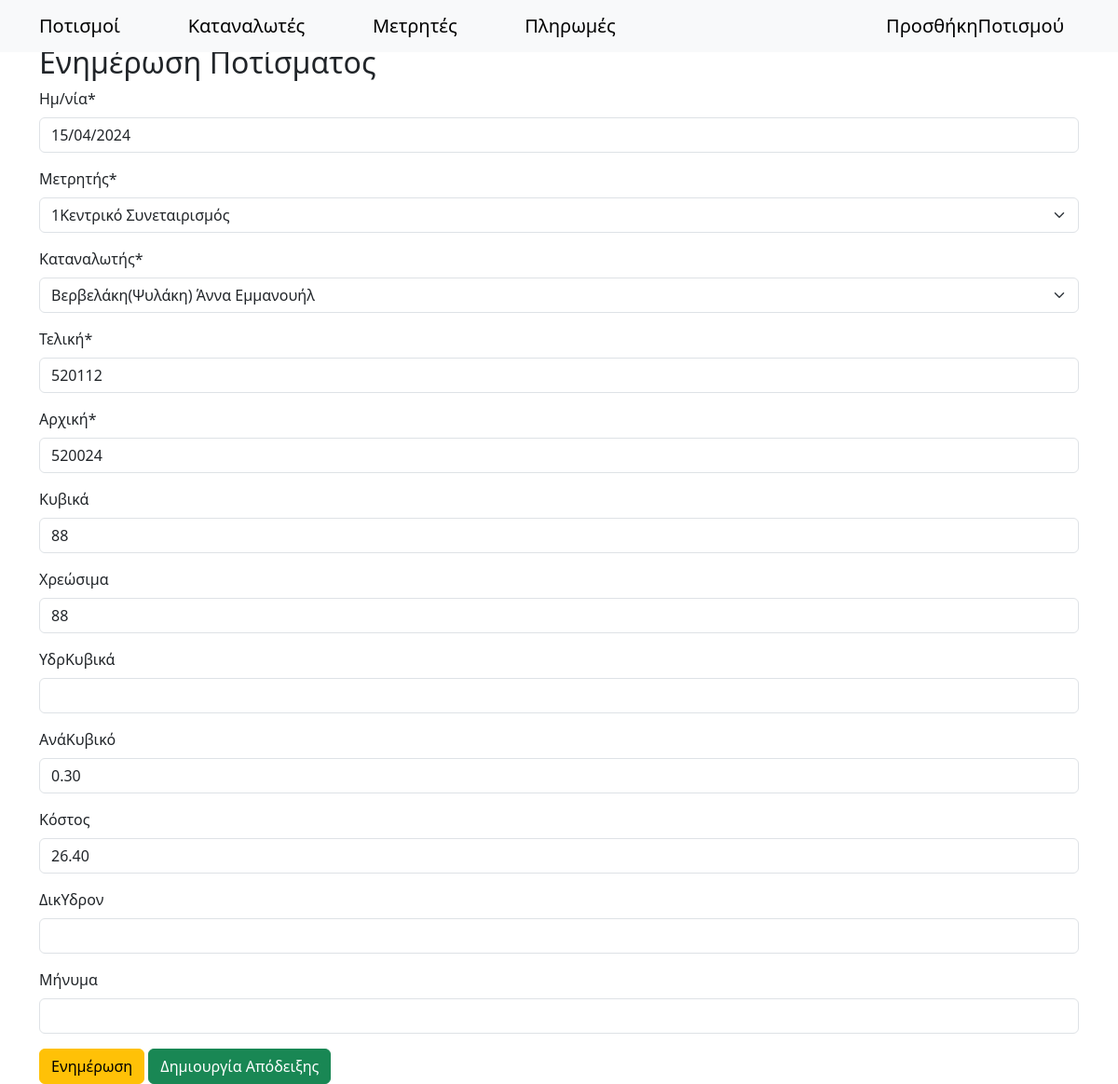
/update-irrigation/20/, run on an earlier commit of the app's database.
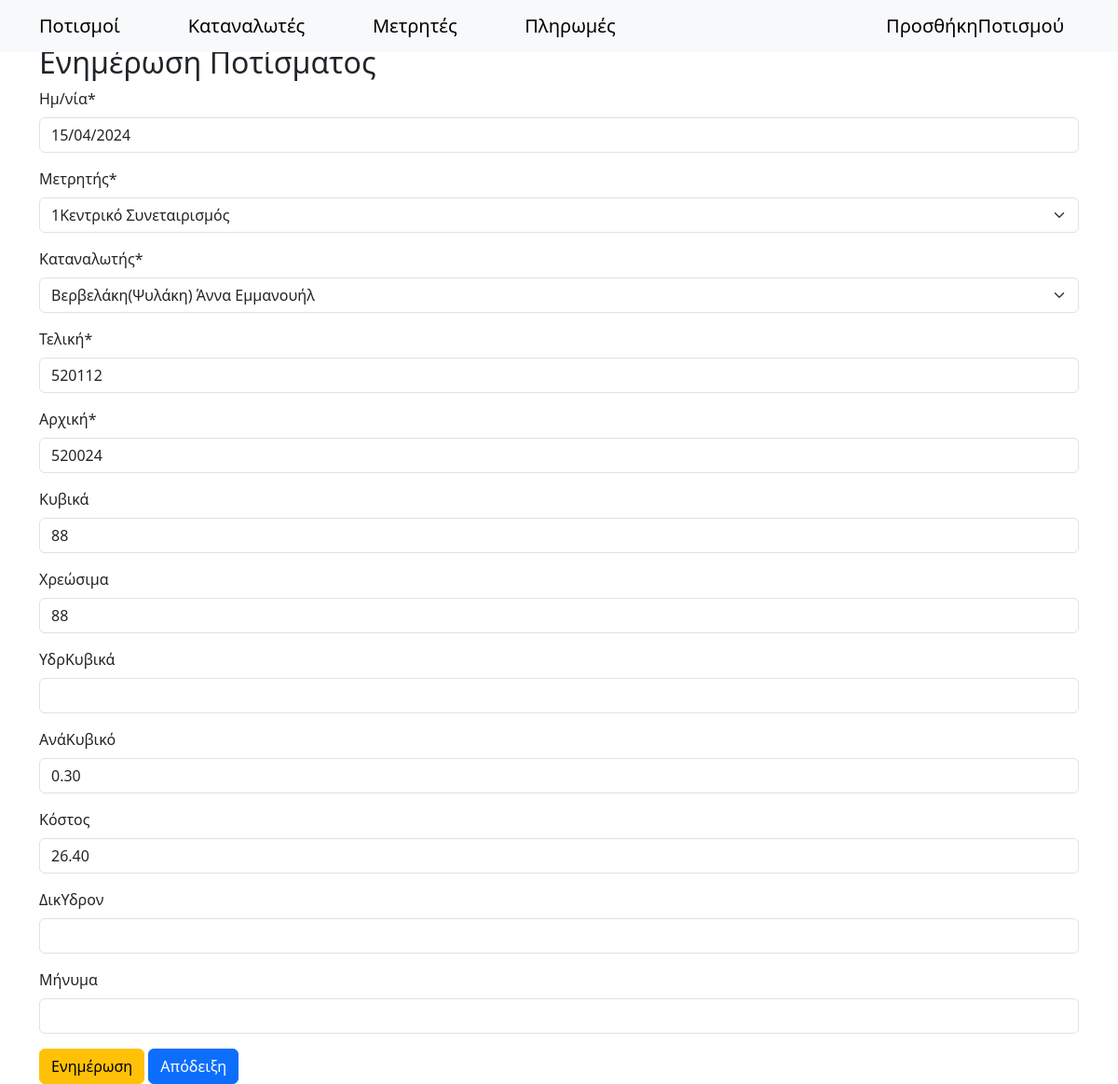
And on a later commit of the database.
### synet/views.py (the view)
# urls.py: path('update-irrigation/<int:pk>/', WaterConsUpdateView.as_view(), name='update_irrigation'),    # path('insert', views.insertData, name="insertData"),
class WaterConsUpdateView(UpdateView):
    model = WaterCons
    form_class = WaterConsForm
    template_name = 'update_irrigation.html'
    success_url = reverse_lazy('index')  # Ανακατεύθυνση μετά την ενημέρωση

### synet/forms.py
class WaterConsForm(ModelForm):
    class Meta:
        model = WaterCons
        fields = [
            'date',
            'counter',
            'customer',
            'finalIndication',
            'initialIndication',
            'cubicMeters',
            'billableCubicMeters',
            'hydronomistsCubicMeters',
            'costPerMeter',
            'cost',
            'hydronomistsRight',
            'viberMsg',
            ]
        labels = {
         'date': 'Ημ/νία',
         'counter': "Μετρητής",
         'customer': "Καταναλωτής",
         'finalIndication': "Τελική",
         'initialIndication': "Αρχική",
         'cubicMeters': "Κυβικά",
         'billableCubicMeters': "Χρεώσιμα",
         'hydronomistsCubicMeters': "ΥδρΚυβικά",
         'costPerMeter': 'ΑνάΚυβικό',
         'cost': "Κόστος",
         'hydronomistsRight': "ΔικΥδρον",
         'viberMsg': "Μήνυμα",
         'notes': "Σημειώσεις",
         'field': "Χωράφι",
         'receipt': "Απόδειξη"
        }
    def __init__(self, *args, **kwargs):
        super().__init__(*args, **kwargs)
        self.fields['date'].initial = forms.DateField().widget.attrs['value'] = date.today().strftime("%Y-%m-%d")

### templates/update_irrigation.html (shortened to what this page needs)
{% extends "main.html" %}
{% load crispy_forms_tags %}
{% block content %}
<div class="container mt-5">
    <h2>Ενημέρωση Ποτίσματος</h2>
    <form method="post">
        {{ form|crispy }}
        <button type="submit" class="btn btn-warning">Ενημέρωση</button>
        {% if object.receipt %}
            <a href="{% url 'paids_update' object.receipt.id %}" class="btn btn-primary">Απόδειξη</a>
        {% else %}
            <a href="{% url 'create_payment' object.id %}" class="btn btn-success">Δημιουργία Απόδειξης</a>
        {% endif %}
    </form>
</div>
{% endblock %}

What changed in the data, as far as the page shows it:
changed WaterCons: receipt_id empty → 21 (drawn)
Also different on the page:
text no longer shown: "Δημιουργία Απόδειξης"
text now shown: "Απόδειξη"
